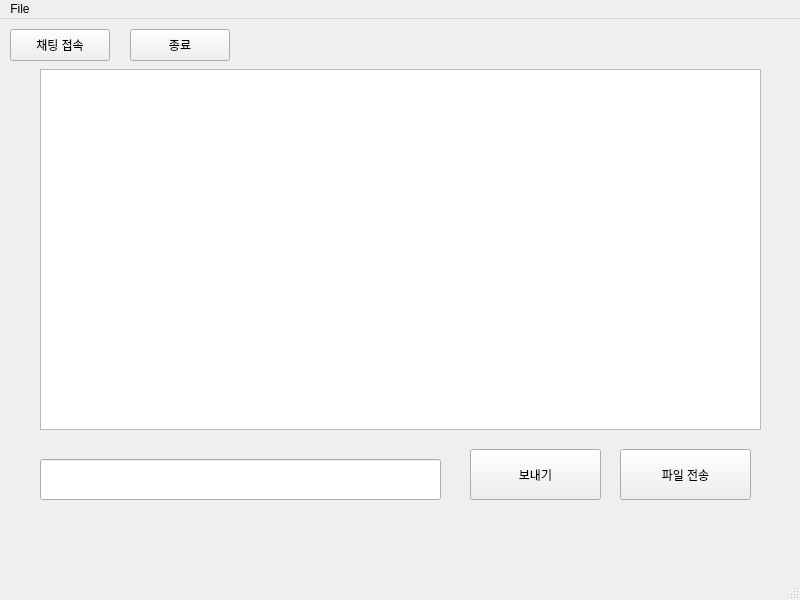
<?xml version="1.0" encoding="UTF-8"?>
<ui version="4.0">
 <class>MainWindow</class>
 <widget class="QMainWindow" name="MainWindow">
  <property name="geometry">
   <rect>
    <x>0</x>
    <y>0</y>
    <width>800</width>
    <height>600</height>
   </rect>
  </property>
  <property name="windowTitle">
   <string>MainWindow</string>
  </property>
  <widget class="QWidget" name="centralwidget">
   <widget class="QPushButton" name="pushButton">
    <property name="geometry">
     <rect>
      <x>10</x>
      <y>10</y>
      <width>100</width>
      <height>32</height>
     </rect>
    </property>
    <property name="text">
     <string>채팅 접속</string>
    </property>
   </widget>
   <widget class="QListWidget" name="listWidget">
    <property name="geometry">
     <rect>
      <x>40</x>
      <y>50</y>
      <width>721</width>
      <height>361</height>
     </rect>
    </property>
   </widget>
   <widget class="QPushButton" name="sendButton">
    <property name="geometry">
     <rect>
      <x>470</x>
      <y>430</y>
      <width>131</width>
      <height>51</height>
     </rect>
    </property>
    <property name="text">
     <string>보내기</string>
    </property>
   </widget>
   <widget class="QPushButton" name="pushButton_3">
    <property name="geometry">
     <rect>
      <x>620</x>
      <y>430</y>
      <width>131</width>
      <height>51</height>
     </rect>
    </property>
    <property name="text">
     <string>파일 전송</string>
    </property>
   </widget>
   <widget class="QPushButton" name="exitButton">
    <property name="geometry">
     <rect>
      <x>130</x>
      <y>10</y>
      <width>100</width>
      <height>32</height>
     </rect>
    </property>
    <property name="text">
     <string>종료</string>
    </property>
   </widget>
   <widget class="QLineEdit" name="messageInput">
    <property name="geometry">
     <rect>
      <x>40</x>
      <y>440</y>
      <width>401</width>
      <height>41</height>
     </rect>
    </property>
   </widget>
  </widget>
  <widget class="QStatusBar" name="statusbar"/>
  <widget class="QMenuBar" name="menubar">
   <property name="geometry">
    <rect>
     <x>0</x>
     <y>0</y>
     <width>800</width>
     <height>24</height>
    </rect>
   </property>
   <widget class="QMenu" name="menuVEDA">
    <property name="title">
     <string>File</string>
    </property>
   </widget>
   <addaction name="menuVEDA"/>
  </widget>
 </widget>
 <resources/>
 <connections/>
</ui>
